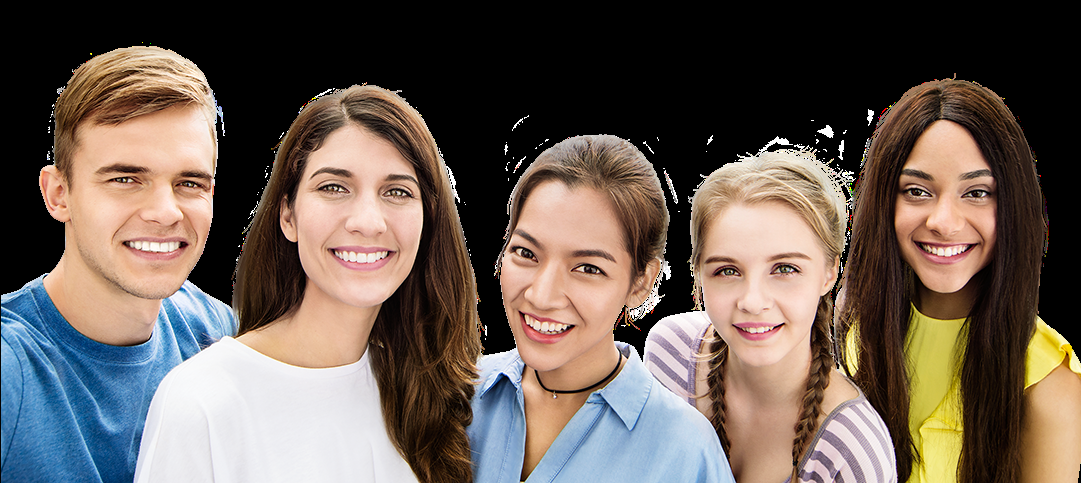
#> input picture selfie.png, 1081 x 483 px
$ python face_detect.py
#> lines starting #> are read from the running program, lines starting #| are printed output that depends on the picture; after the words box and inside, x2 and y2 are one past the last pixel; in counts of white or black regions, pixels touching at a corner belong together
import cv2

face_cascade=cv2.CascadeClassifier("haarcascade_frontalface_default.xml")

img=cv2.imread("selfie.png")
#> img is the input picture: shape (483, 1081, 3); mean B, G, R 84.9, 93.3, 106
gray_img=cv2.cvtColor(img,cv2.COLOR_BGR2GRAY)
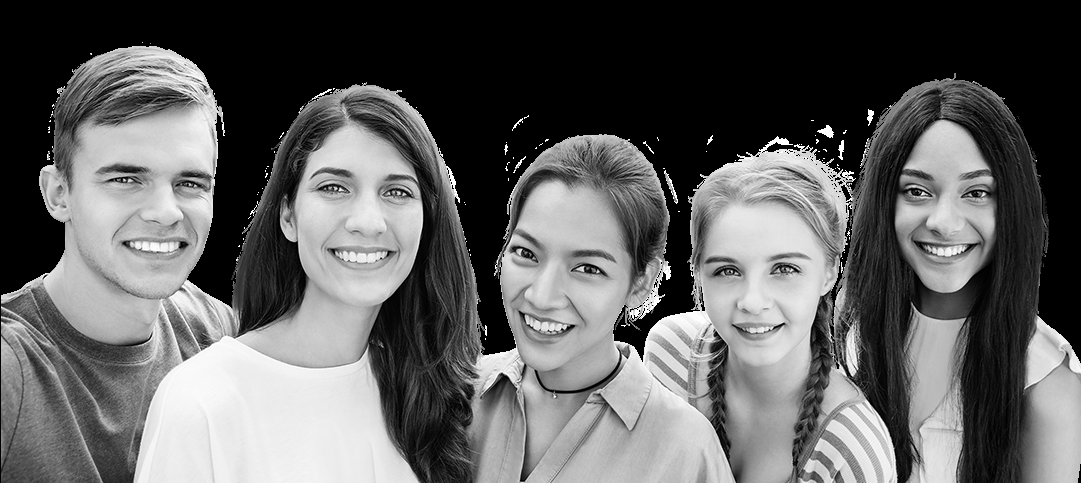
#> gray_img: shape (483, 1081); min 0, max 255, mean 96.1

faces=face_cascade.detectMultiScale(gray_img,
scaleFactor=1.1,
minNeighbors=5 )
#> faces = [[711, 345, 124, 124], [871, 136, 146, 146], [477, 199, 162, 162], [679, 210, 158, 158], [76, 119, 164, 164], [275, 124, 169, 169]]


for x,y,w,h in faces:
    img=cv2.rectangle(img,(x,y),(x+w,y+h),(0,255,0),3)
#> this loop made 6 passes
#> pass 1, `img=cv2.rectangle(img,(x,y),(x+w,y+h),(0,255,0),3)`:
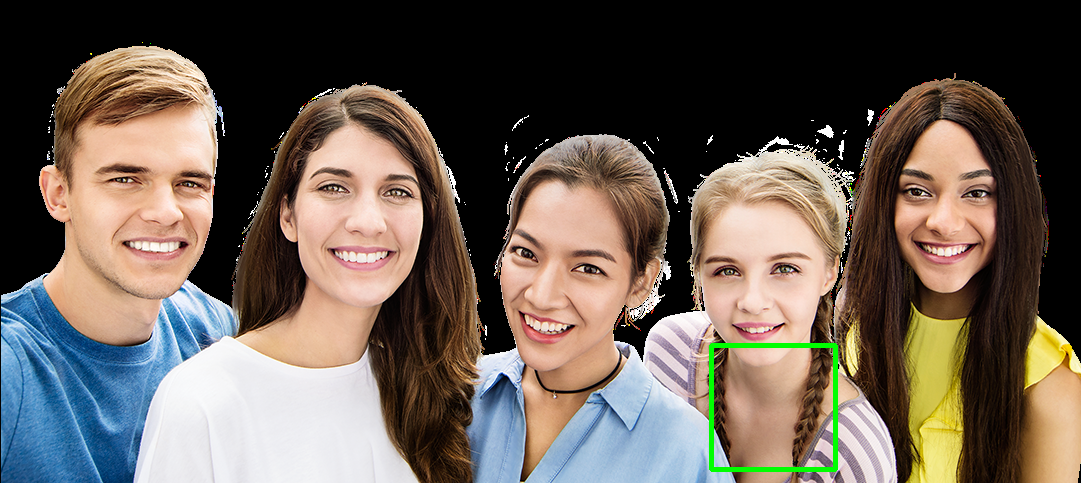
#> img: shape (483, 1081, 3); 0.47% of pixels changed, all inside (x1, y1, x2, y2) = (709, 343, 838, 472)
#> pass 2, `img=cv2.rectangle(img,(x,y),(x+w,y+h),(0,255,0),3)`:
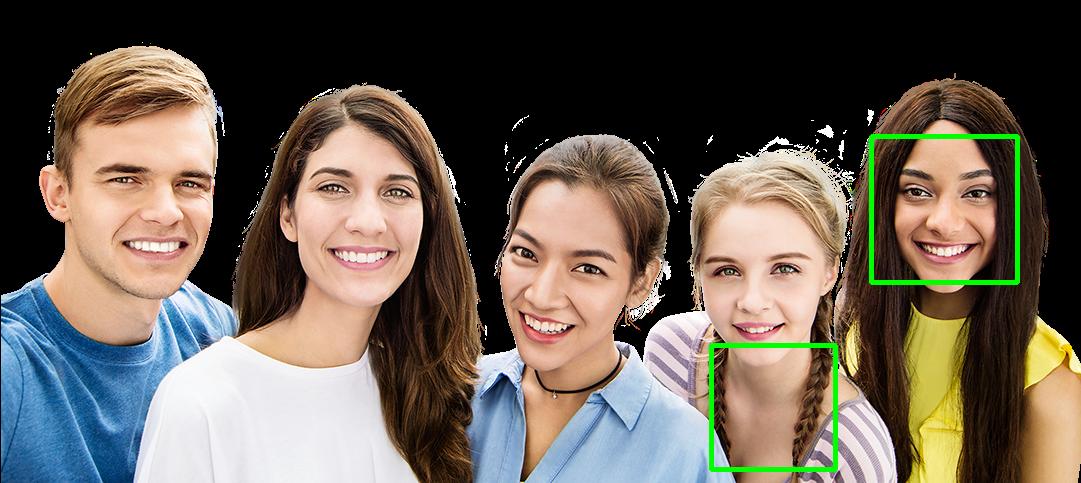
#> img: shape (483, 1081, 3); 0.56% of pixels changed, all inside (x1, y1, x2, y2) = (869, 134, 1020, 285)
#> pass 3, `img=cv2.rectangle(img,(x,y),(x+w,y+h),(0,255,0),3)`:
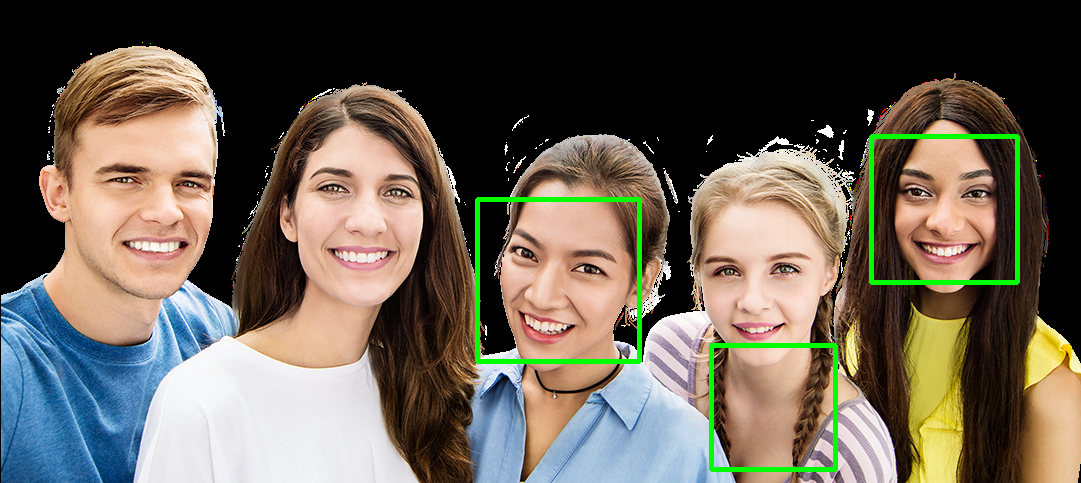
#> img: shape (483, 1081, 3); 0.62% of pixels changed, all inside (x1, y1, x2, y2) = (475, 197, 642, 364)
#> after the loop:
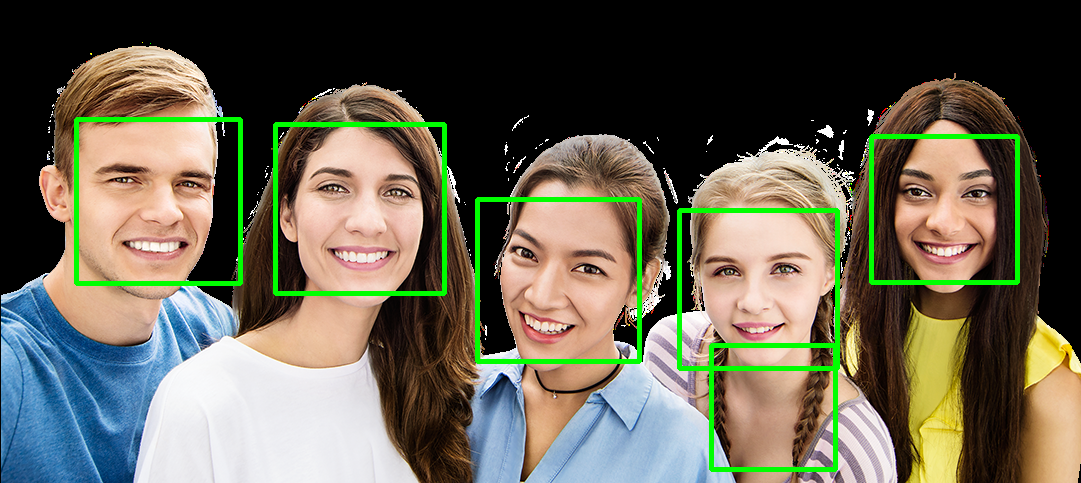
#> img: shape (483, 1081, 3); 1.85% of pixels changed, all inside (x1, y1, x2, y2) = (74, 117, 840, 371)
print(type(faces))
#| <class 'numpy.ndarray'>
print(faces)
#| [[711 345 124 124]
#|  [871 136 146 146]
#|  [477 199 162 162]
#|  [679 210 158 158]
#|  [ 76 119 164 164]
#|  [275 124 169 169]]

resized=cv2.resize(img,(int(img.shape[1]/3),int(img.shape[0]/3)))
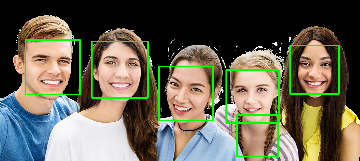
#> resized: shape (161, 360, 3); mean B, G, R 82.1, 99, 101.9

cv2.imshow("Gray",resized)
cv2.waitKey(0)
cv2.destroyAllWindows()
